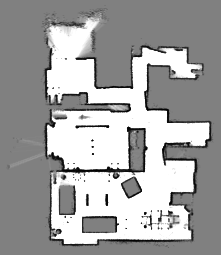
#> input picture AG-1/0.pgm, 221 x 255 px
$ python test.py
#> lines starting #> are read from the running program, lines starting #| are printed output that depends on the picture; after the words box and inside, x2 and y2 are one past the last pixel; in counts of white or black regions, pixels touching at a corner belong together
import cv2
import numpy as np


PEER_INC = [
    [-1,-1], [-1,0], [-1,1],
    [ 0,-1],         [ 0,1],
    [ 1,-1], [ 1,0], [ 1,1] ]

# [47 lines left out: functions infect_to_dark, find_room, not called in this run]
# print( "img_bin shape -> ", img_bin.shape )
# rooms = find_room( img_bin.copy(), mean, BOX[0] * BOX[1] )


find_border_tentacle = [
                [ -1, 0 ],
    [ 0, -1 ],              [ 0, 1 ],
                [ 1, 0],

]

find_border_direct = [
                [ 1, 0 ],
    [ 0, 1 ],              [ 0, -1 ],
                [ -1, 0],

]


def find_border( img, dir_vector ):
    border = []
    pos_buf = []
    pos_buf.append( ( 0, 0 ) )

    x_max = img.shape[0]
    y_max = img.shape[1]

    flag = np.zeros( img.shape )
    flag[0][0] = 1

    count = 0
    while len( pos_buf ) > 0:
        for i in range( len( pos_buf ) ):
            count += 1
            # print( "count -> %d %d"%( y_max*x_max, count ) );
            (x, y)  =  pos_buf.pop(0)

            black_count = 0
            black_pos = None
            for i in range( len( find_border_tentacle ) ):
                x_n = x + find_border_tentacle[i][0]
                y_n = y + find_border_tentacle[i][1]
                # print( "x-> %d, y -> %d"%( x_n, y_n ) );
                if x_n >= x_max or y_n >= y_max:
                    continue
                if x_n < 0 or y_n < 0:
                    continue

                if img[x][y] != 0 and img[ x_n ][ y_n ] == 0:
                    black_count += 1
                    black_pos = i

                if flag[x_n][y_n] == 1:
                    continue;

                pos_buf.append( ( x_n, y_n ) )
                flag[x_n][y_n] = 1


            if black_count > 0:
                border.append( (x, y) )
                if black_count == 1:
                    dir_vector[x][y] = [ find_border_direct[black_pos][0], find_border_direct[black_pos][1] ]

    return border

PEERS = [
    [ -1, -1 ], [ -1, 0 ], [ -1, 1 ],
    [  0, -1 ],            [  0, 1 ],
    [  1, -1 ], [  1, 0 ], [  1, 1 ],
]

PEERS_WEIGHT = [
    1,1,1,
    1,  1,
    1,1,1,
]
def smooth_border( img, border, skip ):
    POS_LEN = len( PEERS )
    x_max = img.shape[0]
    y_max = img.shape[1]

    flag = np.zeros( img.shape )
    arch = np.zeros( img.shape )

    weigths = []
    new_border = []
    count = 0

    for i in range( len( border ) ):
        ( x, y ) = border[i]
        flag[x][y] = 1

    # print( "x_max: ", x_max )
    # print( "y_max: ", y_max )
    print( "len( border ): ", len( border ) )

    # while count < times:
    while len( border ) > 0:
        count += 1
        for i in range( len( border ) ):
            ( x, y ) = border[i]
            sum = 0
            for i in range( POS_LEN ):
                x_peer = int(x + PEERS[i][0])
                y_peer = int(y + PEERS[i][1])
                if x_peer < 0 or y_peer < 0 or x_peer >= x_max or y_peer >= y_max:
                    continue
                # [4 lines of commented-out code are left out]

                sum += img[x_peer][y_peer] * PEERS_WEIGHT[i]

            weigths.append( sum )

        print( "border len ", len(border) )
        print( "weight len ", len(weigths) )
        for i in range( len( border ) ):
            ( x, y ) = border[i]

            if ( count <= skip and weigths[ i ] <= (255*4)) or ( count > skip and weigths[ i ] <= (255*8)) :
                img[x][y] = 0
                for j in range( len( PEERS ) ):
                    x_peer = int(x + PEERS[j][0])
                    y_peer = int(y + PEERS[j][1])
                    if x_peer < 0 or y_peer < 0 or x_peer >= x_max or y_peer >= y_max:
                        continue
                    if img[x_peer][y_peer] == 0:
                        continue
                    if flag[x_peer][y_peer] == 1:
                        continue
                    flag[x_peer][y_peer] = 1
                    new_border.append( ( x_peer, y_peer ) )
                if count > skip:
                    print( "i ", i )
                    if weigths[ i ] <= (255*4):
                        arch[x][y] = 255
            else:
                new_border.append( ( x, y ) )
        border = new_border
        new_border = []
        weigths = []

        cv2.imshow( "haha", img )
        cv2.waitKey(0)

    cv2.imshow( "arch", arch )
    cv2.waitKey(0)


# [33 lines left out: function draw_arch, not called in this run]
        # [6 lines of commented-out code are left out]


EXPAND = 1
BOX = [10, 10]

img = cv2.imread( '0.pgm', 0 )
#> img is the input picture: shape (255, 221); min 1, max 255, mean 164.6
print( img.shape )
#| (255, 221)

# [13 lines of commented-out code are left out]


mean = int(np.mean(img))
#> mean = 164
print( "mean -> %d"%( mean ) )
#| mean -> 164
ret, img_bin = cv2.threshold( img, mean, 255, cv2.THRESH_BINARY )
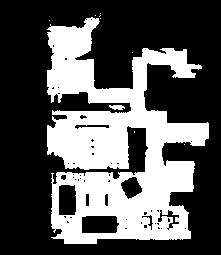
#> img_bin: shape (255, 221); 34.7% white; 10 white regions (8 under 20 px), largest, box (x1, y1, x2, y2) and area: (47, 17, 209, 244) 19501, (109, 105, 125, 110) 59
#> ret = 164
# cv2.imshow( "haha", img_bin )
# cv2.waitKey(0)

score = np.zeros( img.shape )
score[0][0] = 0
direct_vector = np.zeros( (img.shape[0],img.shape[1],2)  )

# ---------> find border
border = find_border( img_bin, direct_vector )
#> border = 2536 pairs, first value 13 to 243, second value 47 to 208
print( "border len -> %d"%(len( border ) ) )
#| border len -> 2536
flag = np.zeros( img.shape )
for pos in border:
    flag[ pos[0] ][ pos[1] ] = 255
#> this loop made 2536 passes
#> pos on passes 1 to 3: (20, 49), (24, 50), (25, 50)
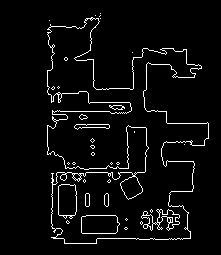
#> flag: shape (255, 221) float64; 4.5% white in thin lines or dots, all inside (x1, y1, x2, y2) = (47, 13, 209, 244)

smooth_border( img_bin, border, 10 )
#> the loop in smooth_border, `for i in range( len( border ) ):` made 2536 passes
#| len( border ):  2536
#> after the loop in smooth_border, `for i in range( len( border ) ):`: weigths = 2536 values, max 1785 at index 18, min 0 at index 0, mean 1296.4
#| border len  2536
#| weight len  2536
#> after the loop in smooth_border, `for i in range( len( border ) ):`: arch: shape (255, 221) float64; every value is 0
#> after the loop in smooth_border, `for i in range( len( border ) ):`:
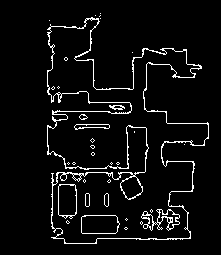
#> flag: shape (255, 221) float64; values 0 (black) and 1 (white), 5.3% white in thin lines or dots, all inside (x1, y1, x2, y2) = (47, 13, 209, 244)
#> after the loop in smooth_border, `for i in range( len( border ) ):`:
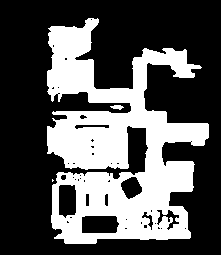
#> img: shape (255, 221); 34% white; 3 white regions (1 under 20 px), largest, box (x1, y1, x2, y2) and area: (47, 18, 209, 244) 19117, (110, 105, 124, 110) 44
#> after the loop in smooth_border, `for i in range( len( border ) ):`: new_border = 2601 pairs, first value 18 to 243, second value 47 to 208
#> in smooth_border, `border = new_border`: border has the same summary as new_border

# # cv2.imwrite( 'out.png', flag)

# ---------> find arch
# draw_arch( img_bin, border, 1, score, direct_vector )

$ run again, with AG-1/148.pgm copied over AG-1/0.pgm
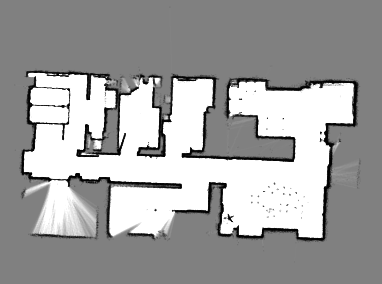
#> input picture AG-1/148.pgm, 382 x 284 px
#> img is the input picture: shape (284, 382); min 1, max 255, mean 161.1
#| (284, 382)
#> mean = 161
#| mean -> 161
#> img_bin: shape (284, 382); 31.8% white; 18 white regions (11 under 20 px), largest, box (x1, y1, x2, y2) and area: (24, 73, 354, 238) 31207, (25, 180, 96, 236) 2455, (30, 88, 69, 106) 620
#> `border = find_border( img_bin, direct_vector )`: border = 3101 pairs, first value 73 to 237, second value 24 to 353
#| border len -> 3101
#> the loop `for pos in border:` made 3101 passes
#> pos on passes 1 to 3: (73, 29), (74, 28), (73, 30)
#> the loop in smooth_border, `for i in range( len( border ) ):` made 3101 passes
#| len( border ):  3101
#> after the loop in smooth_border, `for i in range( len( border ) ):`: weigths = 3101 values, max 1785 at index 17, min 0 at index 74, mean 1276.4
#| border len  3101
#| weight len  3101
#> after the loop in smooth_border, `for i in range( len( border ) ):`:
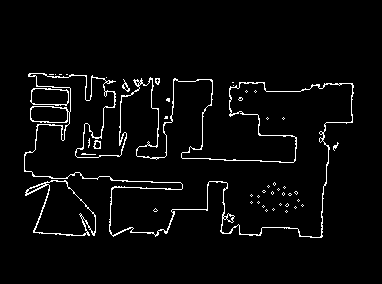
#> flag: shape (284, 382) float64; values 0 (black) and 1 (white), 3.5% white in thin lines or dots, all inside (x1, y1, x2, y2) = (24, 73, 354, 238)
#> after the loop in smooth_border, `for i in range( len( border ) ):`:
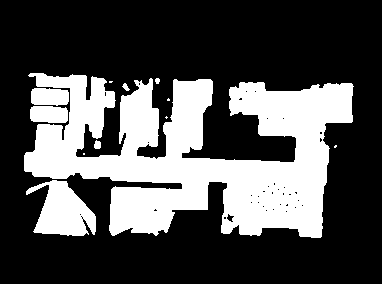
#> img: shape (284, 382); 31.3% white; 12 white regions (5 under 20 px), largest, box (x1, y1, x2, y2) and area: (24, 73, 354, 238) 30220, (26, 180, 96, 236) 2375, (31, 88, 69, 106) 603
#> after the loop in smooth_border, `for i in range( len( border ) ):`: new_border = 3244 pairs, first value 73 to 237, second value 24 to 353
#> in smooth_border, `border = new_border`: border has the same summary as new_border

$ run again, with AG-1/82.pgm copied over AG-1/0.pgm
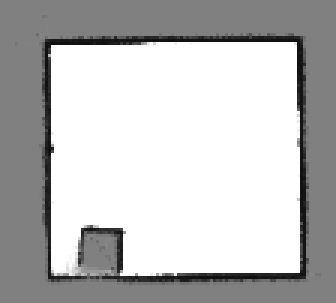
#> input picture AG-1/82.pgm, 112 x 101 px (shown 3 times larger)
#> img is the input picture: shape (101, 112); min 16, max 255, mean 190.3
#| (101, 112)
#> mean = 190
#| mean -> 190
#> img_bin: shape (101, 112); 54.1% white; 1 black region, box (x1, y1, x2, y2) and area: (0, 0, 112, 101) 5189
#> `border = find_border( img_bin, direct_vector )`: border = 344 pairs, first value 14 to 91, second value 17 to 99
#| border len -> 344
#> the loop `for pos in border:` made 344 passes
#> pos on passes 1 to 3: (15, 17), (15, 18), (16, 17)
#> the loop in smooth_border, `for i in range( len( border ) ):` made 344 passes
#| len( border ):  344
#> after the loop in smooth_border, `for i in range( len( border ) ):`: weigths = 344 values, max 1785 at index 171, min 0 at index 200, mean 1264.6
#| border len  344
#| weight len  344
#> after the loop in smooth_border, `for i in range( len( border ) ):`:
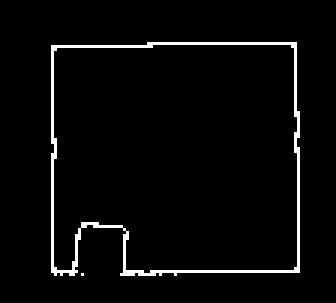
#> flag: shape (101, 112) float64 (shown 3 times larger); values 0 (black) and 1 (white), 3.4% white in thin lines or dots, all inside (x1, y1, x2, y2) = (17, 14, 100, 92)
#> after the loop in smooth_border, `for i in range( len( border ) ):`:
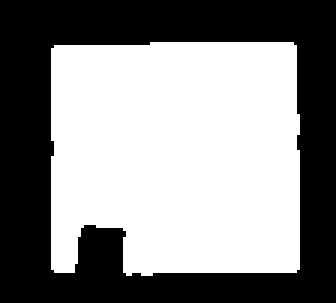
#> img: shape (101, 112) (shown 3 times larger); 53.9% white; 1 black region, box (x1, y1, x2, y2) and area: (0, 0, 112, 101) 5217
#> after the loop in smooth_border, `for i in range( len( border ) ):`: new_border = 355 pairs, first value 14 to 91, second value 17 to 99
#> in smooth_border, `border = new_border`: border has the same summary as new_border
